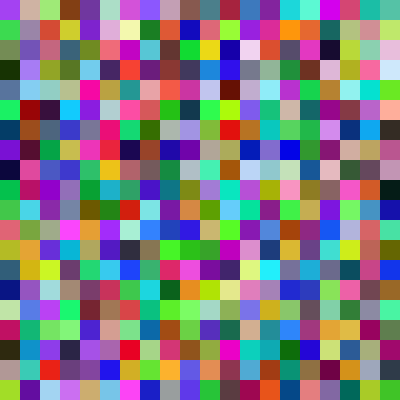
Frame 1 (no input)
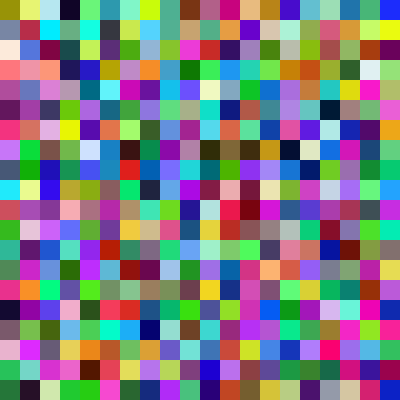
Frame 60 (the mouse pressed at the canvas centre just before this capture)
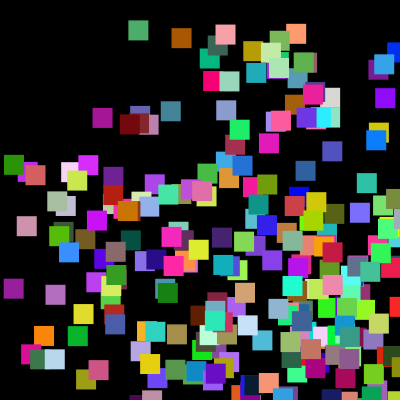
Frame 120 (the mouse held since frame 60 and released just before this capture)

The Processing sketch that drew these frames (run headless with seeded random() and noise(); from frame 60 on, the mouse is pressed at the canvas centre):

// Processing sketch: processing_38008
// ── processing_38008.pde

void setup(){
 size(400,400);
 //fill(255,255,255);
 smooth();
 noStroke(); 
}

void draw(){
  background(0,0,0);
  //fill(0,0,0);
  int height=20;
  int width=20;
  float xPos;
  float yPos;
  for (int row =0;row<= 1024;row=row+height){   
    for(int col=0;col<= 768;col=col+width){
     fill(random(255) , random(255),random(255));
     xPos = row + random(mouseX);
     yPos = col + random(mouseX);
     rect(xPos,yPos,width,height);
     
     
    }
  }
}
